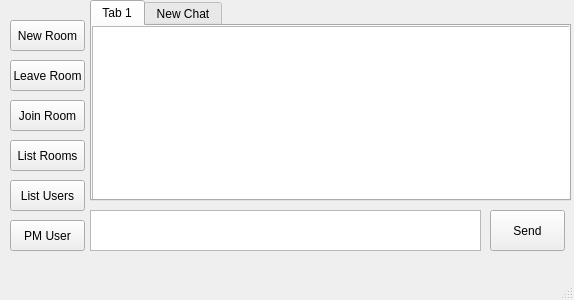
<?xml version="1.0" encoding="UTF-8"?>
<ui version="4.0">
 <class>MainWindow</class>
 <widget class="QMainWindow" name="MainWindow">
  <property name="geometry">
   <rect>
    <x>0</x>
    <y>0</y>
    <width>574</width>
    <height>300</height>
   </rect>
  </property>
  <property name="minimumSize">
   <size>
    <width>574</width>
    <height>300</height>
   </size>
  </property>
  <property name="maximumSize">
   <size>
    <width>574</width>
    <height>300</height>
   </size>
  </property>
  <property name="windowTitle">
   <string>MainWindow</string>
  </property>
  <widget class="QWidget" name="centralwidget">
   <widget class="QTabWidget" name="tabWidget">
    <property name="geometry">
     <rect>
      <x>90</x>
      <y>0</y>
      <width>481</width>
      <height>201</height>
     </rect>
    </property>
    <property name="currentIndex">
     <number>0</number>
    </property>
    <widget class="QWidget" name="tab">
     <attribute name="title">
      <string>Tab 1</string>
     </attribute>
     <widget class="QTextEdit" name="textEdit">
      <property name="geometry">
       <rect>
        <x>0</x>
        <y>0</y>
        <width>481</width>
        <height>181</height>
       </rect>
      </property>
      <property name="tabChangesFocus">
       <bool>false</bool>
      </property>
      <property name="readOnly">
       <bool>true</bool>
      </property>
     </widget>
    </widget>
    <widget class="QWidget" name="tab_2">
     <attribute name="title">
      <string>New Chat</string>
     </attribute>
    </widget>
   </widget>
   <widget class="QPushButton" name="pushButton">
    <property name="geometry">
     <rect>
      <x>490</x>
      <y>210</y>
      <width>75</width>
      <height>41</height>
     </rect>
    </property>
    <property name="text">
     <string>Send</string>
    </property>
   </widget>
   <widget class="QPushButton" name="pushButton_2">
    <property name="geometry">
     <rect>
      <x>10</x>
      <y>20</y>
      <width>75</width>
      <height>31</height>
     </rect>
    </property>
    <property name="text">
     <string>New Room</string>
    </property>
   </widget>
   <widget class="QPushButton" name="pushButton_3">
    <property name="geometry">
     <rect>
      <x>10</x>
      <y>140</y>
      <width>75</width>
      <height>31</height>
     </rect>
    </property>
    <property name="text">
     <string>List Rooms</string>
    </property>
   </widget>
   <widget class="QPushButton" name="pushButton_4">
    <property name="geometry">
     <rect>
      <x>10</x>
      <y>180</y>
      <width>75</width>
      <height>31</height>
     </rect>
    </property>
    <property name="text">
     <string>List Users</string>
    </property>
   </widget>
   <widget class="QPushButton" name="pushButton_5">
    <property name="geometry">
     <rect>
      <x>10</x>
      <y>100</y>
      <width>75</width>
      <height>31</height>
     </rect>
    </property>
    <property name="text">
     <string>Join Room</string>
    </property>
   </widget>
   <widget class="QTextEdit" name="textEdit_2">
    <property name="geometry">
     <rect>
      <x>90</x>
      <y>210</y>
      <width>391</width>
      <height>41</height>
     </rect>
    </property>
   </widget>
   <widget class="QPushButton" name="pushButton_6">
    <property name="geometry">
     <rect>
      <x>10</x>
      <y>60</y>
      <width>75</width>
      <height>31</height>
     </rect>
    </property>
    <property name="text">
     <string>Leave Room</string>
    </property>
   </widget>
   <widget class="QPushButton" name="pushButton_7">
    <property name="geometry">
     <rect>
      <x>10</x>
      <y>220</y>
      <width>75</width>
      <height>31</height>
     </rect>
    </property>
    <property name="text">
     <string>PM User</string>
    </property>
   </widget>
  </widget>
  <widget class="QMenuBar" name="menubar">
   <property name="geometry">
    <rect>
     <x>0</x>
     <y>0</y>
     <width>574</width>
     <height>21</height>
    </rect>
   </property>
  </widget>
  <widget class="QStatusBar" name="statusbar"/>
 </widget>
 <resources/>
 <connections/>
</ui>
